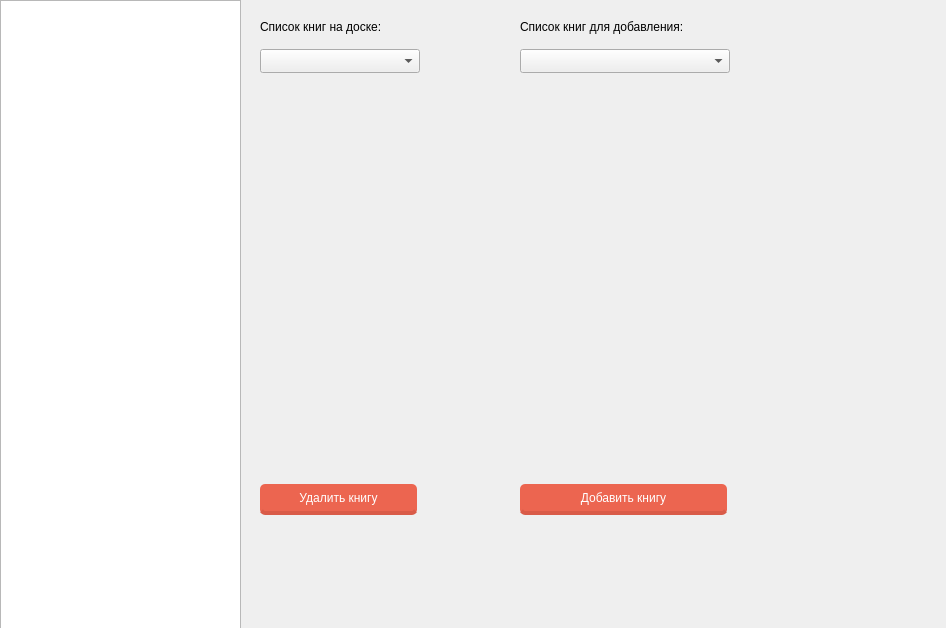
<?xml version="1.0" encoding="UTF-8"?>
<ui version="4.0">
 <class>DeskAdminPanel</class>
 <widget class="QDialog" name="DeskAdminPanel">
  <property name="geometry">
   <rect>
    <x>0</x>
    <y>0</y>
    <width>946</width>
    <height>628</height>
   </rect>
  </property>
  <property name="windowTitle">
   <string>Dialog</string>
  </property>
  <widget class="QListView" name="listView">
   <property name="geometry">
    <rect>
     <x>0</x>
     <y>0</y>
     <width>241</width>
     <height>631</height>
    </rect>
   </property>
  </widget>
  <widget class="QStackedWidget" name="stackedWidget">
   <property name="geometry">
    <rect>
     <x>240</x>
     <y>-1</y>
     <width>701</width>
     <height>631</height>
    </rect>
   </property>
   <property name="currentIndex">
    <number>0</number>
   </property>
   <widget class="QWidget" name="book_page">
    <widget class="QLabel" name="book_list_label">
     <property name="geometry">
      <rect>
       <x>20</x>
       <y>20</y>
       <width>160</width>
       <height>16</height>
      </rect>
     </property>
     <property name="text">
      <string>Список книг на доске:</string>
     </property>
    </widget>
    <widget class="QComboBox" name="book_list_select">
     <property name="geometry">
      <rect>
       <x>20</x>
       <y>50</y>
       <width>160</width>
       <height>24</height>
      </rect>
     </property>
    </widget>
    <widget class="QLabel" name="book_list_to_add_label">
     <property name="geometry">
      <rect>
       <x>280</x>
       <y>20</y>
       <width>210</width>
       <height>16</height>
      </rect>
     </property>
     <property name="text">
      <string>Список книг для добавления:</string>
     </property>
    </widget>
    <widget class="QComboBox" name="book_list_to_add_select">
     <property name="geometry">
      <rect>
       <x>280</x>
       <y>50</y>
       <width>210</width>
       <height>24</height>
      </rect>
     </property>
    </widget>
    <widget class="QPushButton" name="delete_book_button">
     <property name="enabled">
      <bool>true</bool>
     </property>
     <property name="geometry">
      <rect>
       <x>20</x>
       <y>480</y>
       <width>160</width>
       <height>36</height>
      </rect>
     </property>
     <property name="styleSheet">
      <string notr="true">float: right;
margin-right: 3%;
margin-top: 5px;
border-radius: 5px;
-moz-border-radius: 5px;
-webkit-border-radius: 5px;
padding: 5px 9px;
font-size: 1.2em;
background-color: rgba(236, 101, 80, 1);
text-shadow: #454545 0 0 2px;
border-bottom: 4px solid rgba(217, 91, 72, 1);
color: white;
font-family: 'Roboto Slab', serif;</string>
     </property>
     <property name="text">
      <string>Удалить книгу</string>
     </property>
    </widget>
    <widget class="QPushButton" name="add_book_button">
     <property name="enabled">
      <bool>true</bool>
     </property>
     <property name="geometry">
      <rect>
       <x>280</x>
       <y>480</y>
       <width>210</width>
       <height>36</height>
      </rect>
     </property>
     <property name="styleSheet">
      <string notr="true">float: right;
margin-right: 3%;
margin-top: 5px;
border-radius: 5px;
-moz-border-radius: 5px;
-webkit-border-radius: 5px;
padding: 5px 9px;
font-size: 1.2em;
background-color: rgba(236, 101, 80, 1);
text-shadow: #454545 0 0 2px;
border-bottom: 4px solid rgba(217, 91, 72, 1);
color: white;
font-family: 'Roboto Slab', serif;</string>
     </property>
     <property name="text">
      <string>Добавить книгу</string>
     </property>
    </widget>
    <widget class="QLabel" name="book_info">
     <property name="geometry">
      <rect>
       <x>20</x>
       <y>160</y>
       <width>160</width>
       <height>181</height>
      </rect>
     </property>
     <property name="text">
      <string/>
     </property>
     <property name="wordWrap">
      <bool>true</bool>
     </property>
    </widget>
    <widget class="QLabel" name="book_add_info">
     <property name="geometry">
      <rect>
       <x>280</x>
       <y>160</y>
       <width>210</width>
       <height>181</height>
      </rect>
     </property>
     <property name="text">
      <string/>
     </property>
     <property name="wordWrap">
      <bool>true</bool>
     </property>
    </widget>
   </widget>
   <widget class="QWidget" name="member_page">
    <widget class="QLabel" name="member_list_label">
     <property name="geometry">
      <rect>
       <x>20</x>
       <y>20</y>
       <width>160</width>
       <height>16</height>
      </rect>
     </property>
     <property name="text">
      <string>Список участников:</string>
     </property>
    </widget>
    <widget class="QPushButton" name="invite_user_button">
     <property name="enabled">
      <bool>true</bool>
     </property>
     <property name="geometry">
      <rect>
       <x>280</x>
       <y>80</y>
       <width>200</width>
       <height>36</height>
      </rect>
     </property>
     <property name="styleSheet">
      <string notr="true">float: right;
margin-right: 3%;
margin-top: 5px;
border-radius: 5px;
-moz-border-radius: 5px;
-webkit-border-radius: 5px;
padding: 5px 9px;
font-size: 1.2em;
background-color: rgba(236, 101, 80, 1);
text-shadow: #454545 0 0 2px;
border-bottom: 4px solid rgba(217, 91, 72, 1);
color: white;
font-family: 'Roboto Slab', serif;</string>
     </property>
     <property name="text">
      <string>Пригласить участника</string>
     </property>
    </widget>
    <widget class="QPushButton" name="kick_member_button">
     <property name="enabled">
      <bool>true</bool>
     </property>
     <property name="geometry">
      <rect>
       <x>20</x>
       <y>480</y>
       <width>160</width>
       <height>36</height>
      </rect>
     </property>
     <property name="styleSheet">
      <string notr="true">float: right;
margin-right: 3%;
margin-top: 5px;
border-radius: 5px;
-moz-border-radius: 5px;
-webkit-border-radius: 5px;
padding: 5px 9px;
font-size: 1.2em;
background-color: rgba(236, 101, 80, 1);
text-shadow: #454545 0 0 2px;
border-bottom: 4px solid rgba(217, 91, 72, 1);
color: white;
font-family: 'Roboto Slab', serif;</string>
     </property>
     <property name="text">
      <string>Выгнать участника</string>
     </property>
    </widget>
    <widget class="QComboBox" name="member_list_select">
     <property name="geometry">
      <rect>
       <x>20</x>
       <y>50</y>
       <width>160</width>
       <height>24</height>
      </rect>
     </property>
    </widget>
    <widget class="QLineEdit" name="member_invite_input">
     <property name="geometry">
      <rect>
       <x>280</x>
       <y>50</y>
       <width>200</width>
       <height>24</height>
      </rect>
     </property>
     <property name="placeholderText">
      <string>Введите id пользователя</string>
     </property>
    </widget>
    <widget class="QLabel" name="member_invite_label">
     <property name="geometry">
      <rect>
       <x>280</x>
       <y>20</y>
       <width>160</width>
       <height>16</height>
      </rect>
     </property>
     <property name="text">
      <string>Пригласить участника</string>
     </property>
    </widget>
    <widget class="QLabel" name="user_info">
     <property name="geometry">
      <rect>
       <x>20</x>
       <y>150</y>
       <width>160</width>
       <height>181</height>
      </rect>
     </property>
     <property name="text">
      <string/>
     </property>
     <property name="wordWrap">
      <bool>true</bool>
     </property>
    </widget>
   </widget>
  </widget>
 </widget>
 <resources/>
 <connections/>
</ui>
